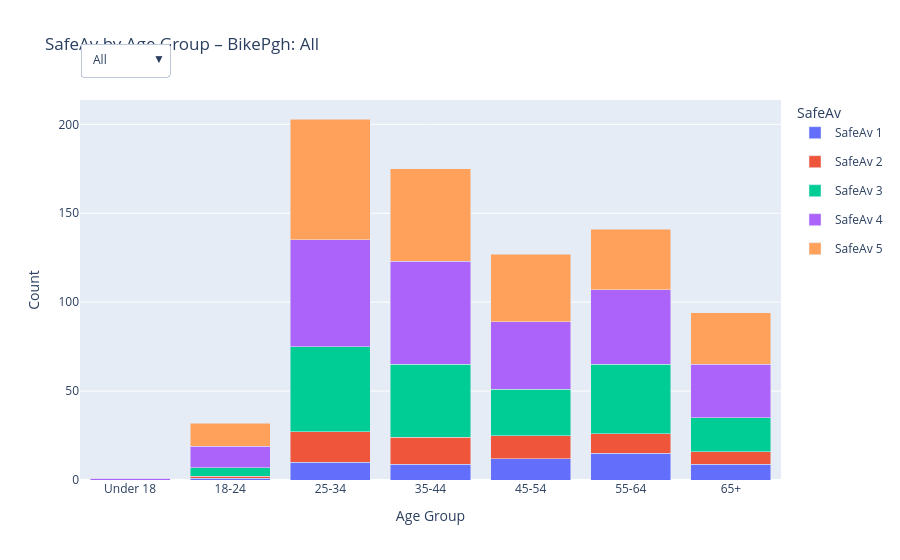

Notebook code for this chart:
### Code cell
age_order        = ['Under 18', '18-24', '25-34', '35-44', '45-54', '55-64', '65+'] # Define the desired order of age groups
membership_opts  = ['All', 'Yes', 'No', 'Not sure'] # Membership status options
safeav_values    = [1, 2, 3, 4, 5] # Possible values for 'SafeAv' (1 to 5)
colors           = ['#636EFA', '#EF553B', '#00CC96', '#AB63FA', '#FFA15A'] # Colors for each 'SafeAv' value

fig = go.Figure()

for member in membership_opts: # Loop through each membership status option
    df_f   = df if member == 'All' else df[df['BikePghMember'] == member]
    totals = df_f.groupby('Age').size().reindex(age_order, fill_value=0)

    for i, sav in enumerate(safeav_values): # Loop through each 'SafeAv' value
        counts = df_f[df_f['SafeAv'] == sav].groupby('Age').size().reindex(age_order, fill_value=0)
        pcts   = (counts / totals * 100).round(1).fillna(0)

        fig.add_trace(go.Bar(
            x=age_order,
            y=counts.values,
            name=f'SafeAv {sav}',
            marker_color=colors[i],
            legendgroup=str(sav),
            showlegend=(member == 'All'),
            customdata=pcts.values,
            hovertemplate='Age: %{x}<br>Count: %{y}<br>Share: %{customdata}%<extra></extra>',
            visible=(member == 'All')
        ))

n = len(safeav_values) # Number of 'SafeAv' categories, used to calculate visibility for each membership option
buttons = [] # Create buttons for each membership status to toggle visibility of corresponding bars
for i, member in enumerate(membership_opts): # Loop through each membership status option to create a button
    vis = [False] * (len(membership_opts) * n)
    for j in range(n):
        vis[i * n + j] = True
    buttons.append(dict(
        label=member,
        method='update',
        args=[{'visible': vis}, {'title': f'SafeAv by Age Group – BikePgh: {member}'}]
    ))

fig.update_layout(
    updatemenus=[dict(
        buttons=buttons,
        direction='down',
        x=0.0, xanchor='left',
        y=1.15, yanchor='top'
    )],
    barmode='stack',
    title='SafeAv by Age Group – BikePgh: All',
    xaxis_title='Age Group',
    yaxis_title='Count',
    legend_title='SafeAv'
)
fig.show()

### Figure 1 — Plotly figure (JSON) as saved in the notebook; plotly's stock layout.template omitted (floating-point values rounded to 4 significant figures)
{"data": [{"customdata": [0.0, 3.1, 4.9, 5.1, 9.4, 10.6, 9.6], "hovertemplate": "Age: %{x}<br>Count: %{y}<br>Share: %{customdata}%<extra></extra>", "legendgroup": "1", "marker": {"color": "#636EFA"}, "name": "SafeAv 1", "showlegend": true, "type": "bar", "visible": true, "x": ["Under 18", "18-24", "25-34", "35-44", "45-54", "55-64", "65+"], "y": [0, 1, 10, 9, 12, 15, 9]}, {"customdata": [0.0, 3.1, 8.4, 8.6, 10.2, 7.8, 7.4], "hovertemplate": "Age: %{x}<br>Count: %{y}<br>Share: %{customdata}%<extra></extra>", "legendgroup": "2", "marker": {"color": "#EF553B"}, "name": "SafeAv 2", "showlegend": true, "type": "bar", "visible": true, "x": ["Under 18", "18-24", "25-34", "35-44", "45-54", "55-64", "65+"], "y": [0, 1, 17, 15, 13, 11, 7]}, {"customdata": [0.0, 15.6, 23.6, 23.4, 20.5, 27.7, 20.2], "hovertemplate": "Age: %{x}<br>Count: %{y}<br>Share: %{customdata}%<extra></extra>", "legendgroup": "3", "marker": {"color": "#00CC96"}, "name": "SafeAv 3", "showlegend": true, "type": "bar", "visible": true, "x": ["Under 18", "18-24", "25-34", "35-44", "45-54", "55-64", "65+"], "y": [0, 5, 48, 41, 26, 39, 19]}, {"customdata": [100.0, 37.5, 29.6, 33.1, 29.9, 29.8, 31.9], "hovertemplate": "Age: %{x}<br>Count: %{y}<br>Share: %{customdata}%<extra></extra>", "legendgroup": "4", "marker": {"color": "#AB63FA"}, "name": "SafeAv 4", "showlegend": true, "type": "bar", "visible": true, "x": ["Under 18", "18-24", "25-34", "35-44", "45-54", "55-64", "65+"], "y": [1, 12, 60, 58, 38, 42, 30]}, {"customdata": [0.0, 40.6, 33.5, 29.7, 29.9, 24.1, 30.9], "hovertemplate": "Age: %{x}<br>Count: %{y}<br>Share: %{customdata}%<extra></extra>", "legendgroup": "5", "marker": {"color": "#FFA15A"}, "name": "SafeAv 5", "showlegend": true, "type": "bar", "visible": true, "x": ["Under 18", "18-24", "25-34", "35-44", "45-54", "55-64", "65+"], "y": [0, 13, 68, 52, 38, 34, 29]}, {"customdata": [0.0, 0.0, 2.2, 2.3, 8.3, 8.4, 6.0], "hovertemplate": "Age: %{x}<br>Count: %{y}<br>Share: %{customdata}%<extra></extra>", "legendgroup": "1", "marker": {"color": "#636EFA"}, "name": "SafeAv 1", "showlegend": false, "type": "bar", "visible": false, "x": ["Under 18", "18-24", "25-34", "35-44", "45-54", "55-64", "65+"], "y": [0, 0, 2, 2, 5, 7, 3]}, {"customdata": [0.0, 0.0, 8.8, 10.2, 10.0, 2.4, 8.0], "hovertemplate": "Age: %{x}<br>Count: %{y}<br>Share: %{customdata}%<extra></extra>", "legendgroup": "2", "marker": {"color": "#EF553B"}, "name": "SafeAv 2", "showlegend": false, "type": "bar", "visible": false, "x": ["Under 18", "18-24", "25-34", "35-44", "45-54", "55-64", "65+"], "y": [0, 0, 8, 9, 6, 2, 4]}, {"customdata": [0.0, 30.0, 26.4, 18.2, 13.3, 24.1, 16.0], "hovertemplate": "Age: %{x}<br>Count: %{y}<br>Share: %{customdata}%<extra></extra>", "legendgroup": "3", "marker": {"color": "#00CC96"}, "name": "SafeAv 3", "showlegend": false, "type": "bar", "visible": false, "x": ["Under 18", "18-24", "25-34", "35-44", "45-54", "55-64", "65+"], "y": [0, 3, 24, 16, 8, 20, 8]}, {"customdata": [0.0, 30.0, 37.4, 39.8, 38.3, 33.7, 34.0], "hovertemplate": "Age: %{x}<br>Count: %{y}<br>Share: %{customdata}%<extra></extra>", "legendgroup": "4", "marker": {"color": "#AB63FA"}, "name": "SafeAv 4", "showlegend": false, "type": "bar", "visible": false, "x": ["Under 18", "18-24", "25-34", "35-44", "45-54", "55-64", "65+"], "y": [0, 3, 34, 35, 23, 28, 17]}, {"customdata": [0.0, 40.0, 25.3, 29.5, 30.0, 31.3, 36.0], "hovertemplate": "Age: %{x}<br>Count: %{y}<br>Share: %{customdata}%<extra></extra>", "legendgroup": "5", "marker": {"color": "#FFA15A"}, "name": "SafeAv 5", "showlegend": false, "type": "bar", "visible": false, "x": ["Under 18", "18-24", "25-34", "35-44", "45-54", "55-64", "65+"], "y": [0, 4, 23, 26, 18, 26, 18]}, {"customdata": [0.0, 5.0, 6.4, 6.8, 12.7, 17.1, 13.5], "hovertemplate": "Age: %{x}<br>Count: %{y}<br>Share: %{customdata}%<extra></extra>", "legendgroup": "1", "marker": {"color": "#636EFA"}, "name": "SafeAv 1", "showlegend": false, "type": "bar", "visible": false, "x": ["Under 18", "18-24", "25-34", "35-44", "45-54", "55-64", "65+"], "y": [0, 1, 6, 5, 7, 7, 5]}, {"customdata": [0.0, 5.0, 8.5, 8.2, 10.9, 19.5, 8.1], "hovertemplate": "Age: %{x}<br>Count: %{y}<br>Share: %{customdata}%<extra></extra>", "legendgroup": "2", "marker": {"color": "#EF553B"}, "name": "SafeAv 2", "showlegend": false, "type": "bar", "visible": false, "x": ["Under 18", "18-24", "25-34", "35-44", "45-54", "55-64", "65+"], "y": [0, 1, 8, 6, 6, 8, 3]}, {"customdata": [0.0, 10.0, 22.3, 27.4, 21.8, 31.7, 24.3], "hovertemplate": "Age: %{x}<br>Count: %{y}<br>Share: %{customdata}%<extra></extra>", "legendgroup": "3", "marker": {"color": "#00CC96"}, "name": "SafeAv 3", "showlegend": false, "type": "bar", "visible": false, "x": ["Under 18", "18-24", "25-34", "35-44", "45-54", "55-64", "65+"], "y": [0, 2, 21, 20, 12, 13, 9]}, {"customdata": [100.0, 45.0, 23.4, 24.7, 23.6, 22.0, 27.0], "hovertemplate": "Age: %{x}<br>Count: %{y}<br>Share: %{customdata}%<extra></extra>", "legendgroup": "4", "marker": {"color": "#AB63FA"}, "name": "SafeAv 4", "showlegend": false, "type": "bar", "visible": false, "x": ["Under 18", "18-24", "25-34", "35-44", "45-54", "55-64", "65+"], "y": [1, 9, 22, 18, 13, 9, 10]}, {"customdata": [0.0, 35.0, 39.4, 32.9, 30.9, 9.8, 27.0], "hovertemplate": "Age: %{x}<br>Count: %{y}<br>Share: %{customdata}%<extra></extra>", "legendgroup": "5", "marker": {"color": "#FFA15A"}, "name": "SafeAv 5", "showlegend": false, "type": "bar", "visible": false, "x": ["Under 18", "18-24", "25-34", "35-44", "45-54", "55-64", "65+"], "y": [0, 7, 37, 24, 17, 4, 10]}, {"customdata": [0.0, 0.0, 11.1, 14.3, 0.0, 5.9, 14.3], "hovertemplate": "Age: %{x}<br>Count: %{y}<br>Share: %{customdata}%<extra></extra>", "legendgroup": "1", "marker": {"color": "#636EFA"}, "name": "SafeAv 1", "showlegend": false, "type": "bar", "visible": false, "x": ["Under 18", "18-24", "25-34", "35-44", "45-54", "55-64", "65+"], "y": [0, 0, 2, 2, 0, 1, 1]}, {"customdata": [0.0, 0.0, 5.6, 0.0, 8.3, 5.9, 0.0], "hovertemplate": "Age: %{x}<br>Count: %{y}<br>Share: %{customdata}%<extra></extra>", "legendgroup": "2", "marker": {"color": "#EF553B"}, "name": "SafeAv 2", "showlegend": false, "type": "bar", "visible": false, "x": ["Under 18", "18-24", "25-34", "35-44", "45-54", "55-64", "65+"], "y": [0, 0, 1, 0, 1, 1, 0]}, {"customdata": [0.0, 0.0, 16.7, 35.7, 50.0, 35.3, 28.6], "hovertemplate": "Age: %{x}<br>Count: %{y}<br>Share: %{customdata}%<extra></extra>", "legendgroup": "3", "marker": {"color": "#00CC96"}, "name": "SafeAv 3", "showlegend": false, "type": "bar", "visible": false, "x": ["Under 18", "18-24", "25-34", "35-44", "45-54", "55-64", "65+"], "y": [0, 0, 3, 5, 6, 6, 2]}, {"customdata": [0.0, 0.0, 22.2, 35.7, 16.7, 29.4, 42.9], "hovertemplate": "Age: %{x}<br>Count: %{y}<br>Share: %{customdata}%<extra></extra>", "legendgroup": "4", "marker": {"color": "#AB63FA"}, "name": "SafeAv 4", "showlegend": false, "type": "bar", "visible": false, "x": ["Under 18", "18-24", "25-34", "35-44", "45-54", "55-64", "65+"], "y": [0, 0, 4, 5, 2, 5, 3]}, {"customdata": [0.0, 100.0, 44.4, 14.3, 25.0, 23.5, 14.3], "hovertemplate": "Age: %{x}<br>Count: %{y}<br>Share: %{customdata}%<extra></extra>", "legendgroup": "5", "marker": {"color": "#FFA15A"}, "name": "SafeAv 5", "showlegend": false, "type": "bar", "visible": false, "x": ["Under 18", "18-24", "25-34", "35-44", "45-54", "55-64", "65+"], "y": [0, 2, 8, 2, 3, 4, 1]}], "layout": {"barmode": "stack", "legend": {"title": {"text": "SafeAv"}}, "title": {"text": "SafeAv by Age Group – BikePgh: All"}, "updatemenus": [{"buttons": [{"args": [{"visible": [true, true, true, true, true, false, false, false, false, false, false, false, false, false, false, false, false, false, false, false]}, {"title": "SafeAv by Age Group – BikePgh: All"}], "label": "All", "method": "update"}, {"args": [{"visible": [false, false, false, false, false, true, true, true, true, true, false, false, false, false, false, false, false, false, false, false]}, {"title": "SafeAv by Age Group – BikePgh: Yes"}], "label": "Yes", "method": "update"}, {"args": [{"visible": [false, false, false, false, false, false, false, false, false, false, true, true, true, true, true, false, false, false, false, false]}, {"title": "SafeAv by Age Group – BikePgh: No"}], "label": "No", "method": "update"}, {"args": [{"visible": [false, false, false, false, false, false, false, false, false, false, false, false, false, false, false, true, true, true, true, true]}, {"title": "SafeAv by Age Group – BikePgh: Not sure"}], "label": "Not sure", "method": "update"}], "direction": "down", "x": 0, "xanchor": "left", "y": 1.15, "yanchor": "top"}], "xaxis": {"title": {"text": "Age Group"}}, "yaxis": {"title": {"text": "Count"}}}}
